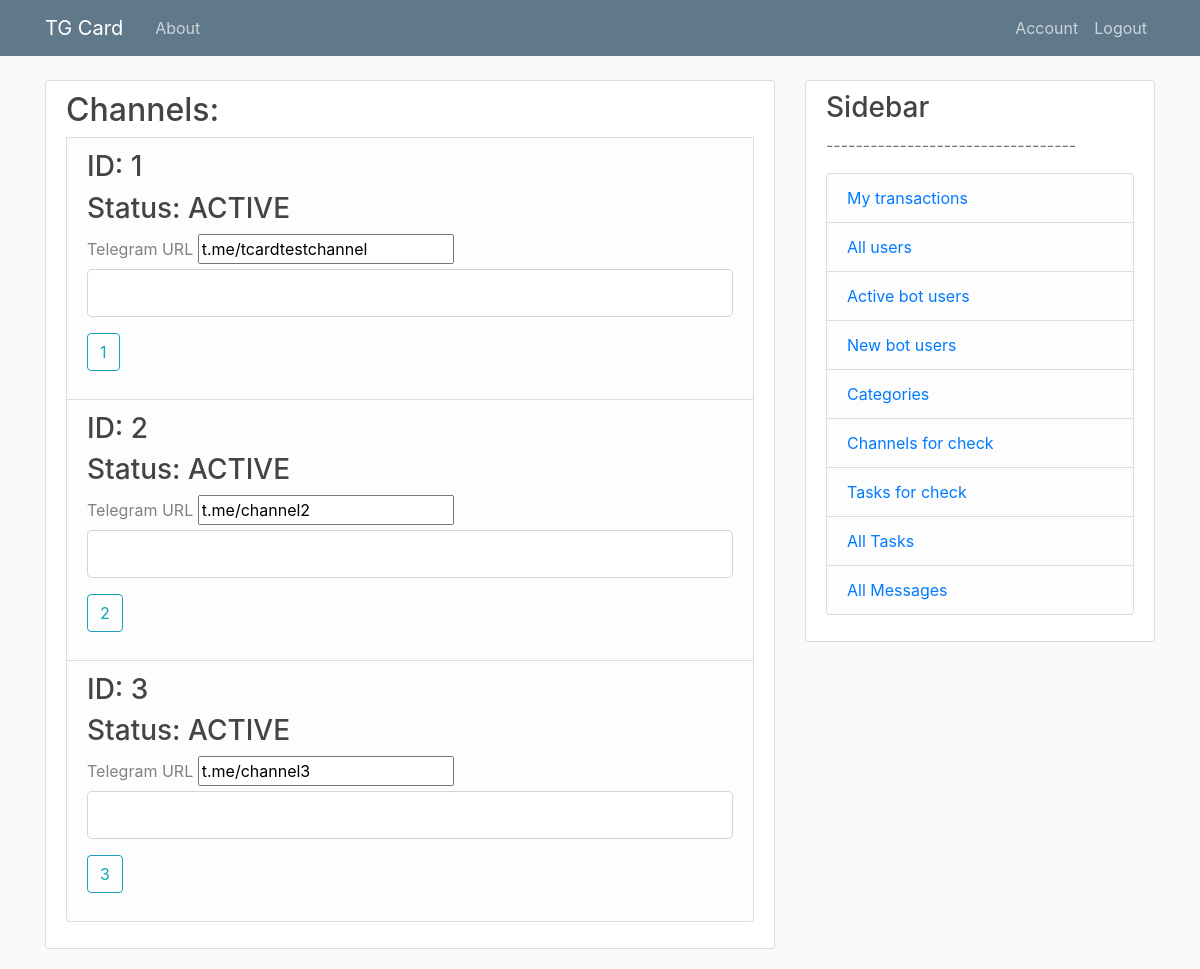
Page /channel/check (signed in) on the earlier database version.
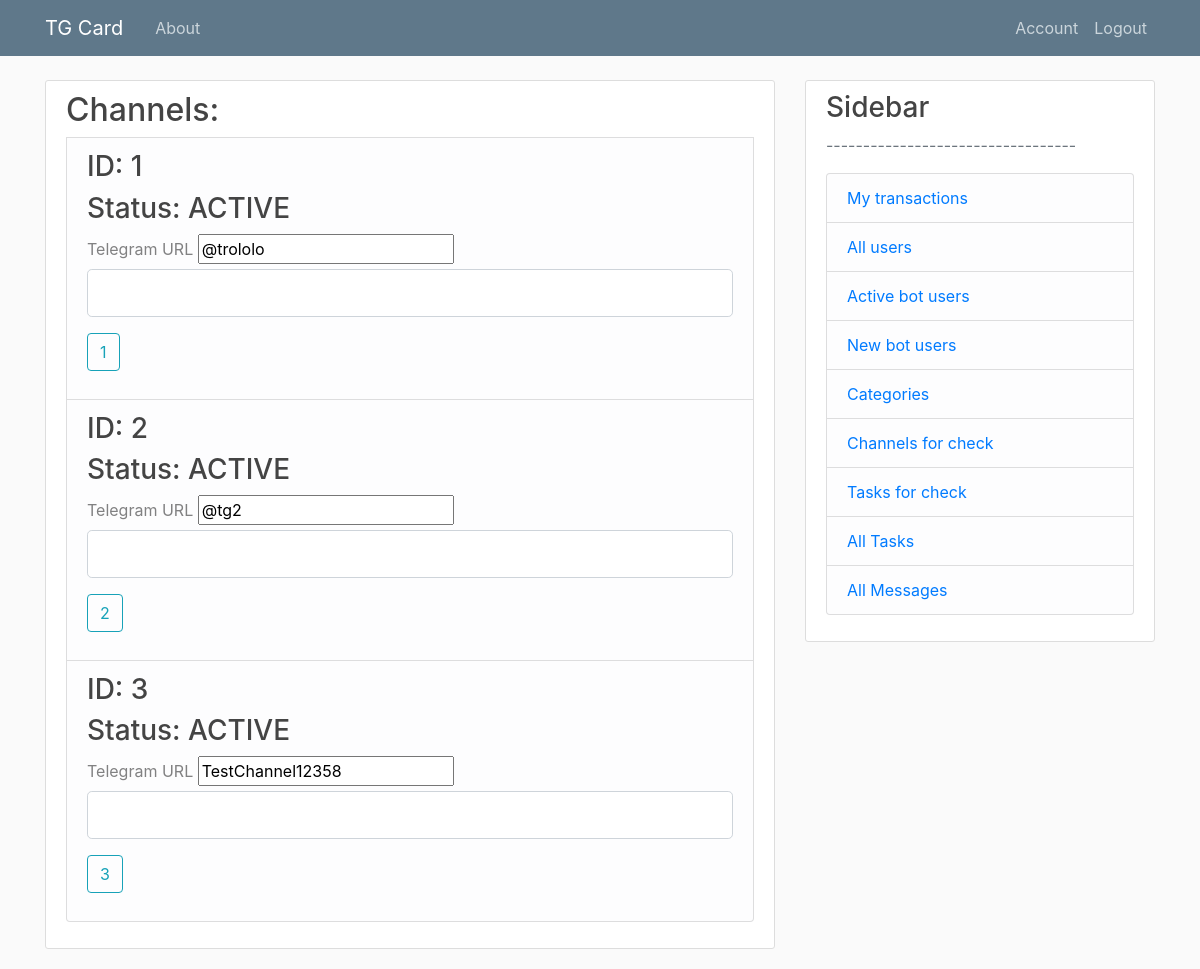
Same page on the later database version.
### models.py (models this page shows, shortened)
class Channel(db.Model):
    id = db.Column(db.Integer, primary_key=True)
    tgUrl = db.Column(db.String, index=True, unique=True, nullable=False)
    status = db.Column(db.Integer, index=True, nullable=False) # active \ inactive
    partnerId = db.Column(db.Integer, db.ForeignKey('user.id'), nullable=False)
    categoryListAff = db.relationship('CategoryListAff', backref='channel', lazy=True)

### routes.py (the view)
@app.route("/channel/check", methods=['GET', 'POST'])
@login_required
@moderator_access_level()
def channelCheck():
    channels = Channel.query.all()
    form = EditChannelForm()
    channel_id = 'none_channel'
    if form.validate_on_submit():
        channel_id = request.form.get('submit')
        channel = Channel.query.filter_by(id=channel_id).first()
        channel.change_url(form.tgUrl.data)
        flash('Channel changed', 'success')
        return redirect(url_for('channelCheck'))
    return render_template('channelCheck.html', title='ChannelCheck', form=form, channels=channels)

### forms.py
class EditChannelForm(FlaskForm):
    tgUrl = StringField('Telegram URL')
    submit = SubmitField('change channel')

### models.py (called while the page is built)
@login_manager.user_loader
def load_user(user_id):
    return User.query.get(int(user_id))

### routes.py (called while the page is built)
def moderator_access_level():
    def decorator(f):
        @wraps(f)
        def decorated_function(*args, **kwargs):
            if current_user.role != 'MODERATOR':
                return redirect(url_for('access_error_page'))
            return f(*args, **kwargs)
        return decorated_function
    return decorator

### templates/channelCheck.html (shortened to what this page needs)
{% extends "layout.html" %}
{% block content %}
    <div class="content-section">
    <form method="POST" action="{{ url_for('channelCheck') }}">
    <fieldset class="form-group">
    <h2>Channels: </h2>
    {% for channel in channels %}
    <li class="list-group-item list-group-item-light">
        <ul class="list-group">
            <h3>ID: {{channel.id}}</h3>
            <h3>Status: {{channel.status}}</h3>
            <div class="form-group">
                {{ form.tgUrl.label(class="form-control-label") }}
                {% if form.tgUrl.errors %}
                    {{ form.tgUrl(class="form-control form-control-lg is-invalid") }}
                    <div class="invalid-feedback">
                        {% for error in form.tgUrl.errors %}
                            <span>{{ error }}</span>
                        {% endfor %}
                    </div>
                {% else %}
                    {{ form.tgUrl(value = channel.tgUrl) }}
                    {{ form.tgUrl(class="form-control form-control-lg") }}
                {% endif %}
            </div>
    	    <div class="form-group">
                <input class="btn btn-outline-info" id="submit" name="submit" type="submit" value="{{ channel.id }}">
    	    </div>
        </ul>
    </li>
    {% endfor %}
            </fieldset>
        </form>
    </div>
{% endblock content %}

Differences in the rows shown:
changed Channel id 1: tgUrl "t.me/tcardtestchannel" → "@trololo"
changed Channel id 3: tgUrl "t.me/channel3" → "TestChannel12358"
changed Channel id 2: tgUrl "t.me/channel2" → "@tg2"
